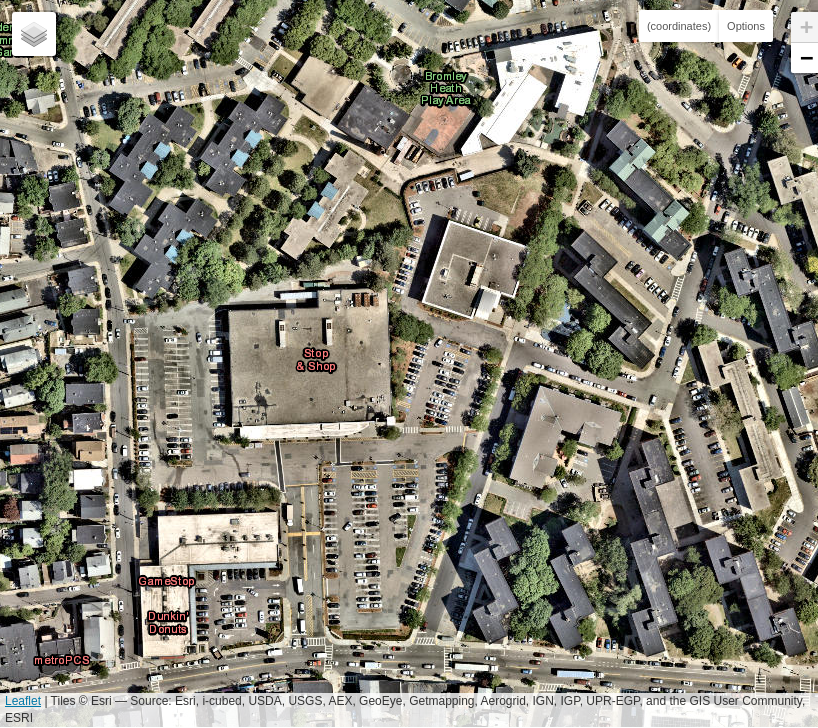
#> input picture output/screenshot_0_0.png, 818 x 728 px
$ python main.py
#> lines starting #> are read from the running program, lines starting #| are printed output that depends on the picture; after the words box and inside, x2 and y2 are one past the last pixel; in counts of white or black regions, pixels touching at a corner belong together
#> (the call stopped at in __init__, `self.playwright = sync_playwright().start()`: rebrowser_playwright is not available in this run)
### detection.py
from PIL import Image
import numpy as np

left_crop_amount = 43
right_crop_amount = 28
top_crop_amount = 47
bottom_crop_amount = 50

def crop_img(filename):
#> called with filename = 'output/screenshot_0_0.png'
    im = Image.open(filename)
#> im is the input picture: PIL image 818x728 RGB; mean R, G, B 131.2, 128.5, 114.8
    width, height = im.size
#> width = 818; height = 728
    im1 = im.crop((left_crop_amount, top_crop_amount, width-right_crop_amount, height-bottom_crop_amount))
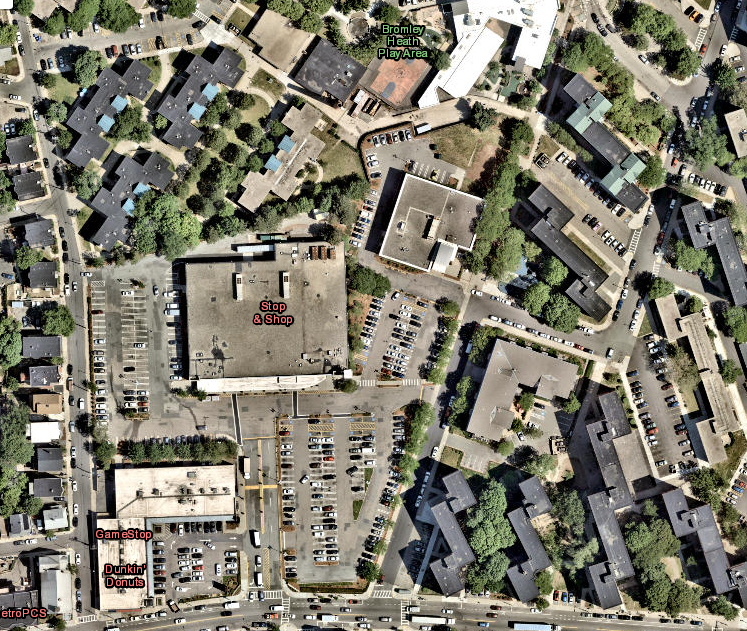
#> im1: PIL image 747x631 RGB; mean R, G, B 125.7, 122.6, 108.3
    return im1

def green(mask, num_row, num_col):
    skip_row = mask.shape[0] % num_row
    skip_col = mask.shape[1] % num_col
    mask = mask[:mask.shape[0] - skip_row, :mask.shape[1] - skip_col]
    mask = mask.reshape(num_row, num_col, mask.shape[0] // num_row, mask.shape[1] // num_col)
    return np.mean(mask, axis=(2, 3))

# Load image and convert to HSV
def one_img(filename, min_hue = 40, max_hue = 70, sat_min = 0.25, min_val = 20, num_row = 3, num_col = 3):
    im = crop_img(filename).convert('HSV')
#> im: PIL image 747x631 HSV; mean H, S, V 60.1, 63, 129.1
    # Extract Hue channel and make Numpy array for fast processing
    Hue = np.array(im.getchannel('H'))
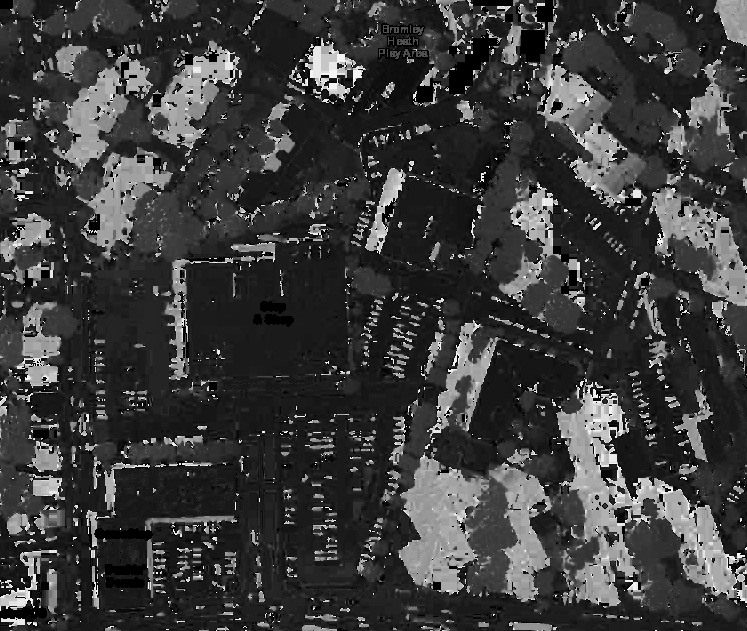
#> Hue: shape (631, 747); min 0, max 254, mean 60.1
    rgb = im.convert('RGB')
    a = np.asarray(rgb, int)
    m = np.min(a,2).T
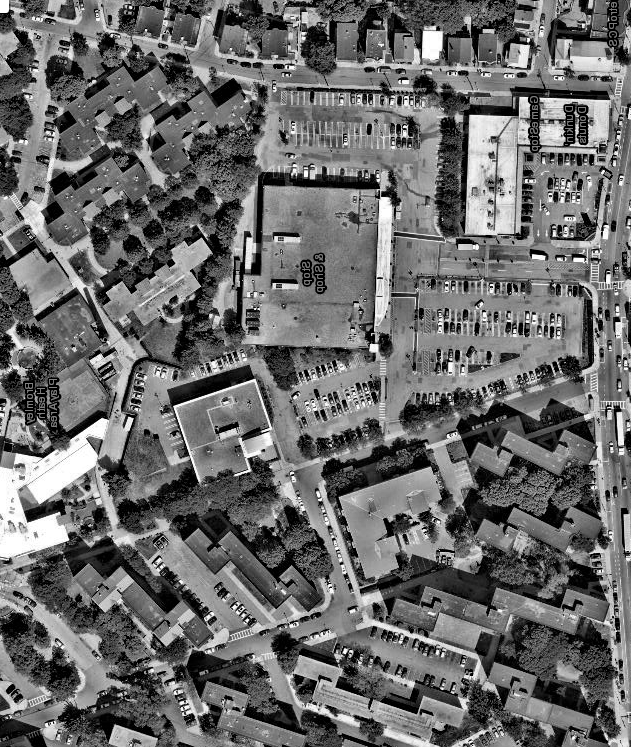
#> m: shape (747, 631) int64; min 0, max 255, mean 106.7
    M = np.max(a,2).T
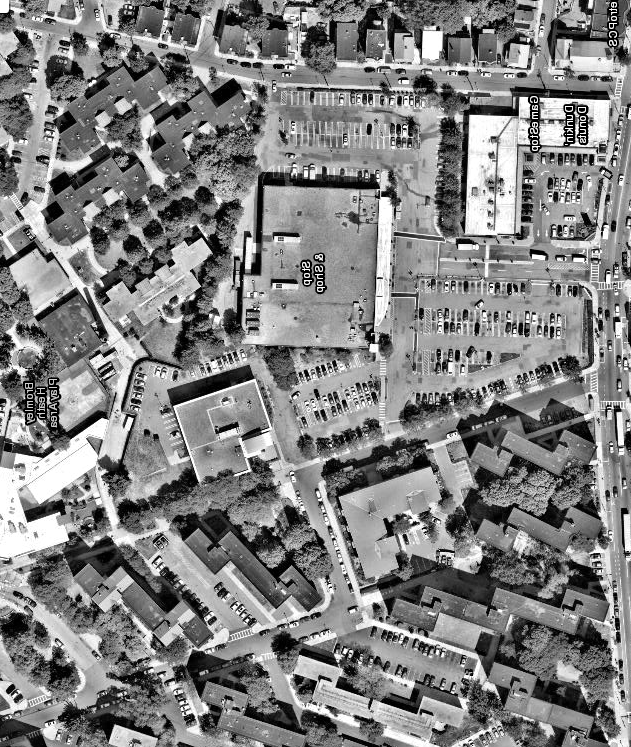
#> M: shape (747, 631) int64; min 0, max 255, mean 129.1
    C = M - m
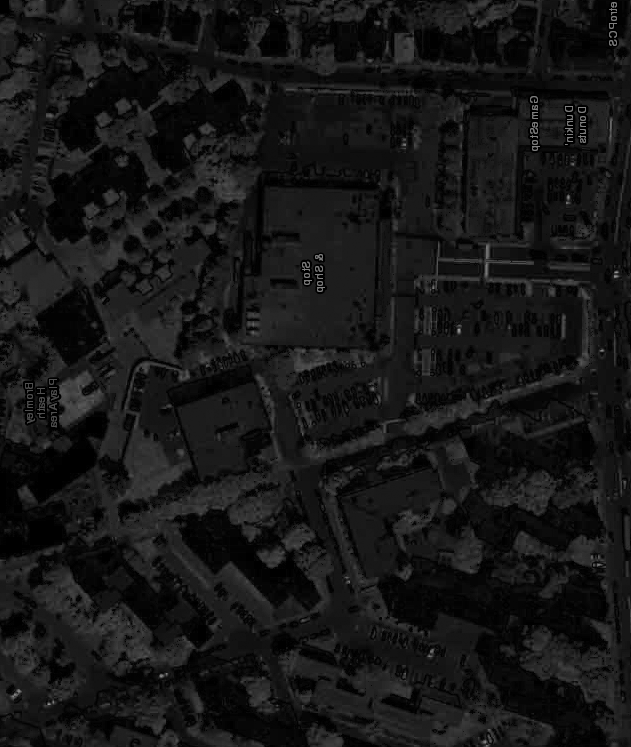
#> C: shape (747, 631) int64; min 0, max 152, mean 22.5
    Cmsk = C != 0
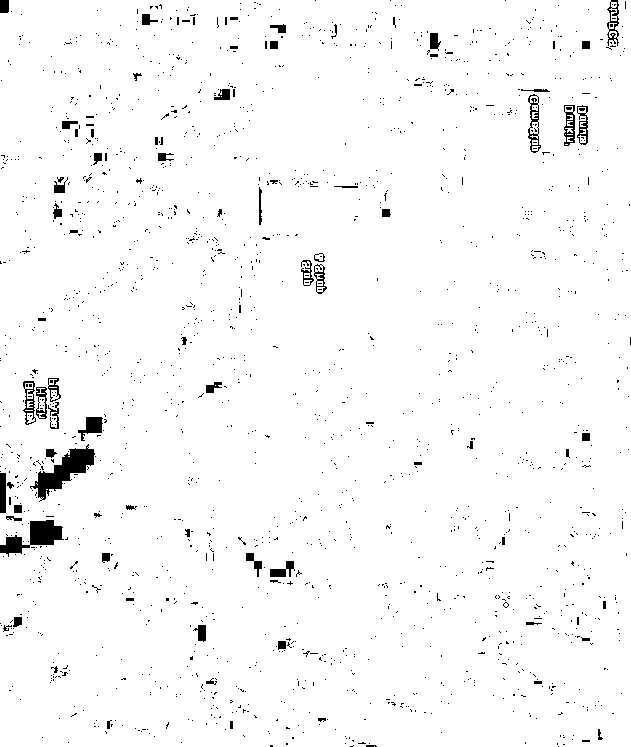
#> Cmsk: shape (747, 631) bool; 97.5% white; 1821 black regions (1743 under 20 px), largest, box (x1, y1, x2, y2) and area: (30, 444, 95, 502) 1311, (0, 520, 64, 557) 1038, (78, 417, 103, 441) 306
    V = M
    #print(a.T.shape)
    S = np.zeros_like(Hue, float).T
    S[Cmsk] = ((C[Cmsk]) / V[Cmsk])
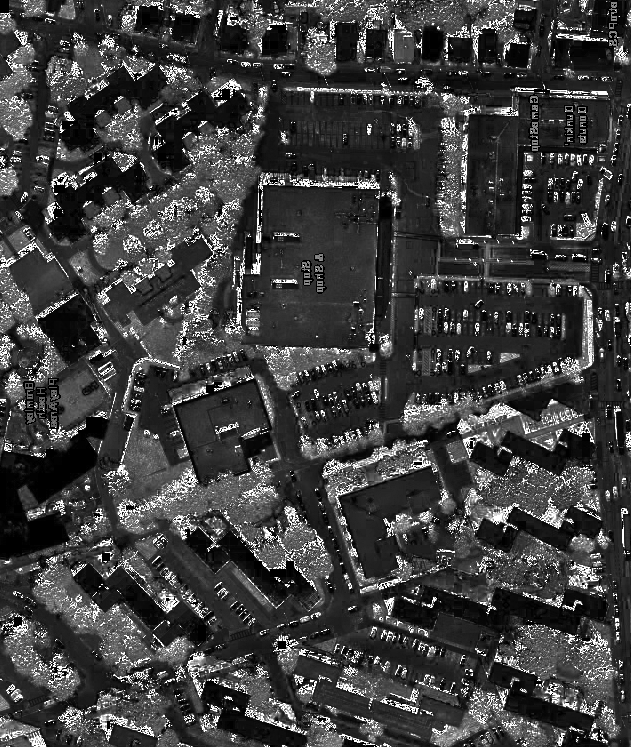
#> S: shape (747, 631) float64; min 0, max 1, mean 0.248

    huesat_mask = np.zeros_like(Hue, dtype=np.uint8)

    huesat_mask[(Hue>min_hue) & (Hue<max_hue) & (S.T > sat_min) & (V.T > min_val)] = 1
    return green(huesat_mask, num_row, num_col)

### main.py
from re import sub
from rebrowser_playwright.sync_api import sync_playwright, Browser, BrowserContext
import numpy as np
import json
from detection import one_img
import os
from tqdm import tqdm

testing_mode = False

class USGSMapScraper:
    URL = "https://earthexplorer.usgs.gov/"
    RADIUS = "100"

    def __init__(self):
        self.playwright = sync_playwright().start()
        self.browser: Browser = self.playwright.chromium.launch(
            headless=False,
        )
        self.context: BrowserContext = self.browser.new_context()
        self.page = self.context.new_page()
        self.page.goto(self.URL)
        self.page.wait_for_selector("#tabCircle")
        self.page.click("#tabCircle")
        self.page.wait_for_selector("#centerLat")

    def capture(self, latitude: str, longitude: str, output_path: str = "output/screenshot.png"):
        """
        Capture a screenshot of the USGS Earth Explorer map for given coordinates

        Args:
            latitude (str): The latitude coordinate
            longitude (str): The longitude coordinate
            output_path (str): Path where the screenshot will be saved
        """
        self.page.locator("#centerLat").press_sequentially(latitude)
        self.page.locator("#centerLng").press_sequentially(longitude)
        self.page.fill("#circleRadius", self.RADIUS)
        self.page.click("#circleEntryApply")

        # hover over #map and scroll up to zoom in
        self.page.click("#circleEntryClear")
        self.page.wait_for_timeout(1500)
        self.page.locator("#map").screenshot(path=output_path)

    def close(self):
        """
        Close the browser and playwright instance
        """
        self.page.close()
        self.browser.close()
        self.playwright.stop()

    def __enter__(self):
        return self

    def __exit__(self, exc_type, exc_val, exc_tb):
        self.close()

class AreaScraper(USGSMapScraper):
    def __init__(self, min_lat, min_long, max_lat, max_long):
        super().__init__()
        self.min_lat = min_lat
        self.min_long = min_long
        self.max_lat = max_lat
        self.max_long = max_long

    def scrape_steps(self, lat_step_size, long_step_size, callback):
        lats = np.arange(self.min_lat, self.max_lat, lat_step_size)
        longs = np.arange(self.min_long, self.max_long, long_step_size)

        progress = tqdm(total=len(lats) * len(longs))

        for lat_index in range(len(lats)):
            for long_index in range(len(longs)):
                lat = str(lats[lat_index])
                long = str(longs[long_index])
                path = f"output/screenshot_{lat_index}_{long_index}.png"
                if not os.path.exists(path):
                    self.capture(lat, long, path)
                callback(lat, long, path)
                progress.update(1)

def main():
    lat_step_size = 0.0025
    long_step_size = 0.004

    if testing_mode:
        lat_step_size *= 5
        long_step_size *= 5

    features = []

    def callback(lat, long, path):
        num_row = 3
        num_col = 3

        green = one_img(path, num_row=num_row, num_col=num_col) ** 1
        lat_float = float(lat)
        long_float = float(long)

        left = long_float - long_step_size / 2
        bottom = lat_float - lat_step_size / 2

        for row in range(num_row):
            for col in range(num_col):
                g = green[-1-row, col]

                r_amount = 1 * g
                g_amount = 2 * g
                b_amount = 1 * g
                def num_to_hex_digits(num):
                    if num > 1:
                        num = 1
                    hex_str = hex(int(num * 255))[2:]
                    if len(hex_str) == 1:
                        hex_str = "0" + hex_str
                    return hex_str

                color = f"#{num_to_hex_digits(r_amount)}{num_to_hex_digits(g_amount)}{num_to_hex_digits(b_amount)}"

                sub_bottom = bottom + row / num_row * lat_step_size
                sub_top = bottom + (row + 1) / num_row * lat_step_size
                sub_left = left + col / num_col * long_step_size
                sub_right = left + (col + 1) / num_col * long_step_size

                feature = {
                    "type": "Feature",
                    "properties": {
                        "green": float(g),
                        "fill": color,
                        "fill-opacity": 0.6,
                        "stroke": "#000000",
                        "stroke-width": 1,
                        "stroke-opacity": 1,
                    },
                    "geometry": {
                        "type": "Polygon",
                        "coordinates": [[
                            [
                                sub_left, sub_top,
                            ],
                            [
                                sub_right, sub_top,
                            ],
                            [
                                sub_right, sub_bottom,
                            ],
                            [
                                sub_left, sub_bottom,
                            ],
                            [
                                sub_left, sub_top,
                            ],
                        ]],
                    },
                }

                features.append(feature)

    with AreaScraper(42.3241, -71.1025, 42.3928, -71.0186) as scraper:
        scraper.scrape_steps(lat_step_size, long_step_size, callback)

    geojson = {
        "type": "FeatureCollection",
        "features": features
    }

    with open("visualizer/geojson.json", "w") as f:
        json.dump(geojson, f)

if __name__ == "__main__":
#> (the run stopped early here; a loop or call above may not have finished)
